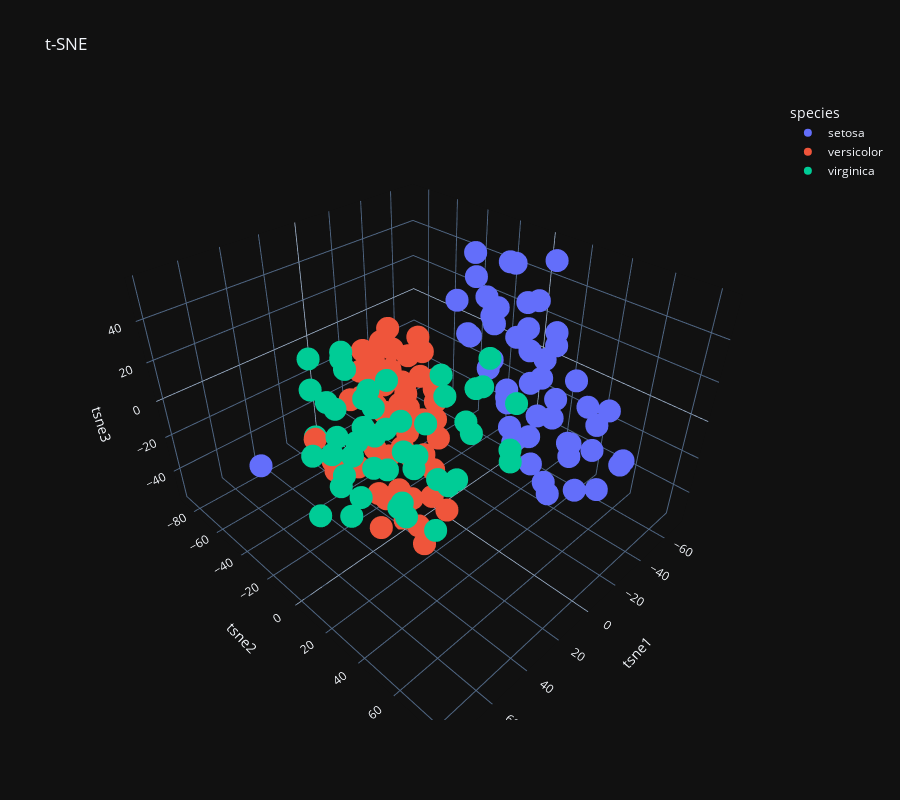

The code cell stored with this chart in its notebook:
### Code cell
dr3 = Pipeline(steps=[
    ("tsne", TSNE(n_components=3))
])
X_dr3 = dr3.fit_transform(X)
X_dr3 = pd.DataFrame(X_dr3, columns=["tsne1", "tsne2", "tsne3"])
X_dr3 = pd.concat([X_dr3, iris_df["species"]], axis=1)
px.scatter_3d(X_dr3, x="tsne1", y="tsne2", z="tsne3", color="species", title="t-SNE", height=800, template="plotly_dark")
